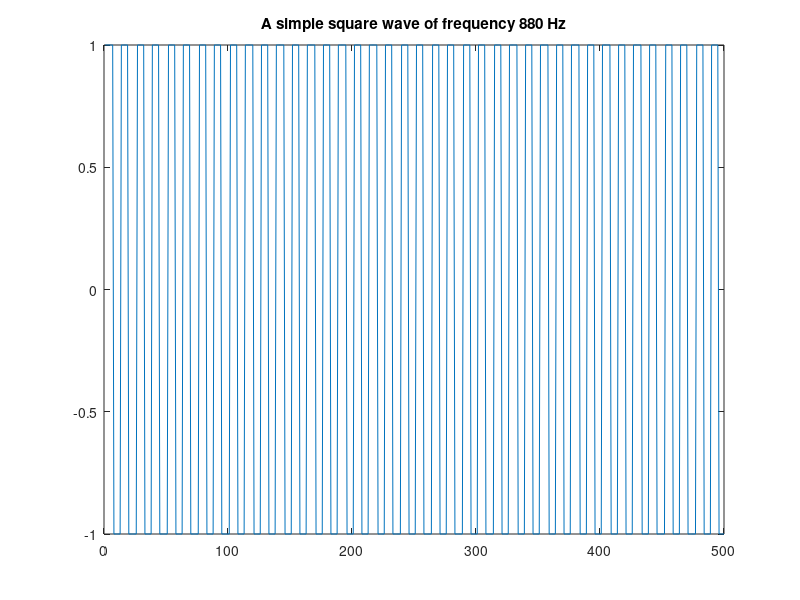

Reproduce this figure in MATLAB.
amp = 1;
F_s = 11025;
F_w = 880;
nsec = 2;
dur = nsec*F_s;

n = 0:dur;

y = amp*square(2*pi*n*F_w/F_s);

figure(9)
plot(y(1:500))
title('A simple square wave of frequency 880 Hz')

soundsc(y, F_s)